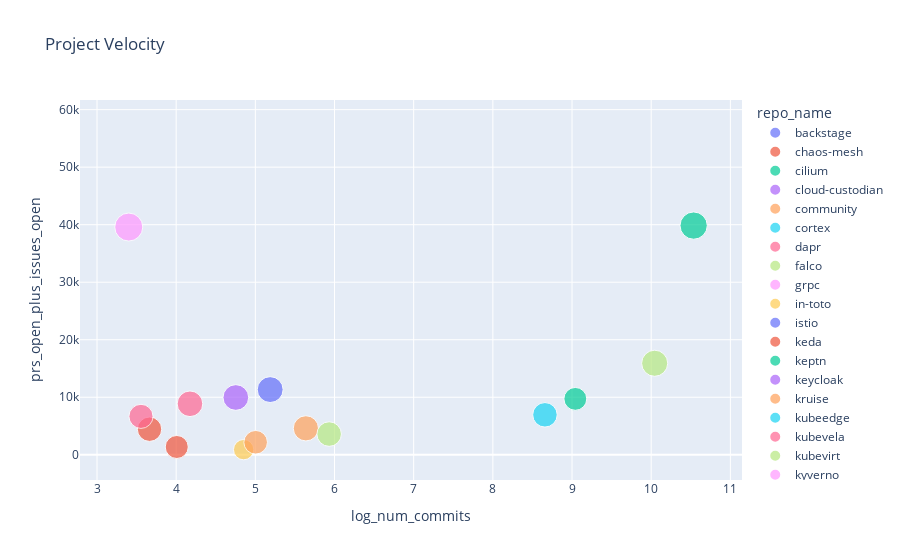

Notebook code cell kept with this figure:
### Code cell
fig.show()

### Figure 1 — Plotly figure (JSON) as saved in the notebook; plotly's stock layout.template omitted (floating-point values rounded to 4 significant figures)
{"data": [{"customdata": [["backstage"]], "hovertemplate": "repo_name=%{customdata[0]}<br>log_num_commits=%{x}<br>prs_open_plus_issues_open=%{y}<br>log_num_contrib=%{marker.size}<extra></extra>", "legendgroup": "backstage", "marker": {"color": "#636efa", "size": [8.313], "sizemode": "area", "sizeref": 0.02242, "symbol": "circle"}, "mode": "markers", "name": "backstage", "orientation": "v", "showlegend": true, "type": "scatter", "x": [NaN], "xaxis": "x", "y": [29100.0], "yaxis": "y"}, {"customdata": [["chaos-mesh"]], "hovertemplate": "repo_name=%{customdata[0]}<br>log_num_commits=%{x}<br>prs_open_plus_issues_open=%{y}<br>log_num_contrib=%{marker.size}<extra></extra>", "legendgroup": "chaos-mesh", "marker": {"color": "#EF553B", "size": [6.669], "sizemode": "area", "sizeref": 0.02242, "symbol": "circle"}, "mode": "markers", "name": "chaos-mesh", "orientation": "v", "showlegend": true, "type": "scatter", "x": [3.664], "xaxis": "x", "y": [4442.0], "yaxis": "y"}, {"customdata": [["cilium"]], "hovertemplate": "repo_name=%{customdata[0]}<br>log_num_commits=%{x}<br>prs_open_plus_issues_open=%{y}<br>log_num_contrib=%{marker.size}<extra></extra>", "legendgroup": "cilium", "marker": {"color": "#00cc96", "size": [8.341], "sizemode": "area", "sizeref": 0.02242, "symbol": "circle"}, "mode": "markers", "name": "cilium", "orientation": "v", "showlegend": true, "type": "scatter", "x": [10.54], "xaxis": "x", "y": [39850.0], "yaxis": "y"}, {"customdata": [["cloud-custodian"]], "hovertemplate": "repo_name=%{customdata[0]}<br>log_num_commits=%{x}<br>prs_open_plus_issues_open=%{y}<br>log_num_contrib=%{marker.size}<extra></extra>", "legendgroup": "cloud-custodian", "marker": {"color": "#ab63fa", "size": [7.389], "sizemode": "area", "sizeref": 0.02242, "symbol": "circle"}, "mode": "markers", "name": "cloud-custodian", "orientation": "v", "showlegend": true, "type": "scatter", "x": [4.754], "xaxis": "x", "y": [9958.0], "yaxis": "y"}, {"customdata": [["community"]], "hovertemplate": "repo_name=%{customdata[0]}<br>log_num_commits=%{x}<br>prs_open_plus_issues_open=%{y}<br>log_num_contrib=%{marker.size}<extra></extra>", "legendgroup": "community", "marker": {"color": "#FFA15A", "size": [7.127], "sizemode": "area", "sizeref": 0.02242, "symbol": "circle"}, "mode": "markers", "name": "community", "orientation": "v", "showlegend": true, "type": "scatter", "x": [5.638], "xaxis": "x", "y": [4594.0], "yaxis": "y"}, {"customdata": [["cortex"]], "hovertemplate": "repo_name=%{customdata[0]}<br>log_num_commits=%{x}<br>prs_open_plus_issues_open=%{y}<br>log_num_contrib=%{marker.size}<extra></extra>", "legendgroup": "cortex", "marker": {"color": "#19d3f3", "size": [6.739], "sizemode": "area", "sizeref": 0.02242, "symbol": "circle"}, "mode": "markers", "name": "cortex", "orientation": "v", "showlegend": true, "type": "scatter", "x": [8.658], "xaxis": "x", "y": [6946.0], "yaxis": "y"}, {"customdata": [["dapr"]], "hovertemplate": "repo_name=%{customdata[0]}<br>log_num_commits=%{x}<br>prs_open_plus_issues_open=%{y}<br>log_num_contrib=%{marker.size}<extra></extra>", "legendgroup": "dapr", "marker": {"color": "#FF6692", "size": [7.343], "sizemode": "area", "sizeref": 0.02242, "symbol": "circle"}, "mode": "markers", "name": "dapr", "orientation": "v", "showlegend": true, "type": "scatter", "x": [4.174], "xaxis": "x", "y": [8864.0], "yaxis": "y"}, {"customdata": [["falco"]], "hovertemplate": "repo_name=%{customdata[0]}<br>log_num_commits=%{x}<br>prs_open_plus_issues_open=%{y}<br>log_num_contrib=%{marker.size}<extra></extra>", "legendgroup": "falco", "marker": {"color": "#B6E880", "size": [6.762], "sizemode": "area", "sizeref": 0.02242, "symbol": "circle"}, "mode": "markers", "name": "falco", "orientation": "v", "showlegend": true, "type": "scatter", "x": [5.932], "xaxis": "x", "y": [3599.0], "yaxis": "y"}, {"customdata": [["grpc"]], "hovertemplate": "repo_name=%{customdata[0]}<br>log_num_commits=%{x}<br>prs_open_plus_issues_open=%{y}<br>log_num_contrib=%{marker.size}<extra></extra>", "legendgroup": "grpc", "marker": {"color": "#FF97FF", "size": [8.799], "sizemode": "area", "sizeref": 0.02242, "symbol": "circle"}, "mode": "markers", "name": "grpc", "orientation": "v", "showlegend": true, "type": "scatter", "x": [3.401], "xaxis": "x", "y": [39590.0], "yaxis": "y"}, {"customdata": [["in-toto"]], "hovertemplate": "repo_name=%{customdata[0]}<br>log_num_commits=%{x}<br>prs_open_plus_issues_open=%{y}<br>log_num_contrib=%{marker.size}<extra></extra>", "legendgroup": "in-toto", "marker": {"color": "#FECB52", "size": [4.625], "sizemode": "area", "sizeref": 0.02242, "symbol": "circle"}, "mode": "markers", "name": "in-toto", "orientation": "v", "showlegend": true, "type": "scatter", "x": [4.852], "xaxis": "x", "y": [890.0], "yaxis": "y"}, {"customdata": [["istio"]], "hovertemplate": "repo_name=%{customdata[0]}<br>log_num_commits=%{x}<br>prs_open_plus_issues_open=%{y}<br>log_num_contrib=%{marker.size}<extra></extra>", "legendgroup": "istio", "marker": {"color": "#636efa", "size": [8.968], "sizemode": "area", "sizeref": 0.02242, "symbol": "circle"}, "mode": "markers", "name": "istio", "orientation": "v", "showlegend": true, "type": "scatter", "x": [NaN], "xaxis": "x", "y": [55630.0], "yaxis": "y"}, {"customdata": [["keda"]], "hovertemplate": "repo_name=%{customdata[0]}<br>log_num_commits=%{x}<br>prs_open_plus_issues_open=%{y}<br>log_num_contrib=%{marker.size}<extra></extra>", "legendgroup": "keda", "marker": {"color": "#EF553B", "size": [7.403], "sizemode": "area", "sizeref": 0.02242, "symbol": "circle"}, "mode": "markers", "name": "keda", "orientation": "v", "showlegend": true, "type": "scatter", "x": [NaN], "xaxis": "x", "y": [5839.0], "yaxis": "y"}, {"customdata": [["keptn"]], "hovertemplate": "repo_name=%{customdata[0]}<br>log_num_commits=%{x}<br>prs_open_plus_issues_open=%{y}<br>log_num_contrib=%{marker.size}<extra></extra>", "legendgroup": "keptn", "marker": {"color": "#00cc96", "size": [5.855], "sizemode": "area", "sizeref": 0.02242, "symbol": "circle"}, "mode": "markers", "name": "keptn", "orientation": "v", "showlegend": true, "type": "scatter", "x": [9.042], "xaxis": "x", "y": [9717.0], "yaxis": "y"}, {"customdata": [["keycloak"]], "hovertemplate": "repo_name=%{customdata[0]}<br>log_num_commits=%{x}<br>prs_open_plus_issues_open=%{y}<br>log_num_contrib=%{marker.size}<extra></extra>", "legendgroup": "keycloak", "marker": {"color": "#ab63fa", "size": [8.773], "sizemode": "area", "sizeref": 0.02242, "symbol": "circle"}, "mode": "markers", "name": "keycloak", "orientation": "v", "showlegend": true, "type": "scatter", "x": [NaN], "xaxis": "x", "y": [34840.0], "yaxis": "y"}, {"customdata": [["kruise"]], "hovertemplate": "repo_name=%{customdata[0]}<br>log_num_commits=%{x}<br>prs_open_plus_issues_open=%{y}<br>log_num_contrib=%{marker.size}<extra></extra>", "legendgroup": "kruise", "marker": {"color": "#FFA15A", "size": [6.252], "sizemode": "area", "sizeref": 0.02242, "symbol": "circle"}, "mode": "markers", "name": "kruise", "orientation": "v", "showlegend": true, "type": "scatter", "x": [5.004], "xaxis": "x", "y": [2174.0], "yaxis": "y"}, {"customdata": [["kubeedge"]], "hovertemplate": "repo_name=%{customdata[0]}<br>log_num_commits=%{x}<br>prs_open_plus_issues_open=%{y}<br>log_num_contrib=%{marker.size}<extra></extra>", "legendgroup": "kubeedge", "marker": {"color": "#19d3f3", "size": [7.135], "sizemode": "area", "sizeref": 0.02242, "symbol": "circle"}, "mode": "markers", "name": "kubeedge", "orientation": "v", "showlegend": true, "type": "scatter", "x": [NaN], "xaxis": "x", "y": [6400.0], "yaxis": "y"}, {"customdata": [["kubevela"]], "hovertemplate": "repo_name=%{customdata[0]}<br>log_num_commits=%{x}<br>prs_open_plus_issues_open=%{y}<br>log_num_contrib=%{marker.size}<extra></extra>", "legendgroup": "kubevela", "marker": {"color": "#FF6692", "size": [6.522], "sizemode": "area", "sizeref": 0.02242, "symbol": "circle"}, "mode": "markers", "name": "kubevela", "orientation": "v", "showlegend": true, "type": "scatter", "x": [3.555], "xaxis": "x", "y": [6675.0], "yaxis": "y"}, {"customdata": [["kubevirt"]], "hovertemplate": "repo_name=%{customdata[0]}<br>log_num_commits=%{x}<br>prs_open_plus_issues_open=%{y}<br>log_num_contrib=%{marker.size}<extra></extra>", "legendgroup": "kubevirt", "marker": {"color": "#B6E880", "size": [7.634], "sizemode": "area", "sizeref": 0.02242, "symbol": "circle"}, "mode": "markers", "name": "kubevirt", "orientation": "v", "showlegend": true, "type": "scatter", "x": [10.04], "xaxis": "x", "y": [15910.0], "yaxis": "y"}, {"customdata": [["kyverno"]], "hovertemplate": "repo_name=%{customdata[0]}<br>log_num_commits=%{x}<br>prs_open_plus_issues_open=%{y}<br>log_num_contrib=%{marker.size}<extra></extra>", "legendgroup": "kyverno", "marker": {"color": "#FF97FF", "size": [7.338], "sizemode": "area", "sizeref": 0.02242, "symbol": "circle"}, "mode": "markers", "name": "kyverno", "orientation": "v", "showlegend": true, "type": "scatter", "x": [NaN], "xaxis": "x", "y": [13100.0], "yaxis": "y"}, {"customdata": [["litmus"]], "hovertemplate": "repo_name=%{customdata[0]}<br>log_num_commits=%{x}<br>prs_open_plus_issues_open=%{y}<br>log_num_contrib=%{marker.size}<extra></extra>", "legendgroup": "litmus", "marker": {"color": "#FECB52", "size": [6.503], "sizemode": "area", "sizeref": 0.02242, "symbol": "circle"}, "mode": "markers", "name": "litmus", "orientation": "v", "showlegend": true, "type": "scatter", "x": [NaN], "xaxis": "x", "y": [5111.0], "yaxis": "y"}, {"customdata": [["longhorn"]], "hovertemplate": "repo_name=%{customdata[0]}<br>log_num_commits=%{x}<br>prs_open_plus_issues_open=%{y}<br>log_num_contrib=%{marker.size}<extra></extra>", "legendgroup": "longhorn", "marker": {"color": "#636efa", "size": [7.513], "sizemode": "area", "sizeref": 0.02242, "symbol": "circle"}, "mode": "markers", "name": "longhorn", "orientation": "v", "showlegend": true, "type": "scatter", "x": [5.187], "xaxis": "x", "y": [11330.0], "yaxis": "y"}, {"customdata": [["spec"]], "hovertemplate": "repo_name=%{customdata[0]}<br>log_num_commits=%{x}<br>prs_open_plus_issues_open=%{y}<br>log_num_contrib=%{marker.size}<extra></extra>", "legendgroup": "spec", "marker": {"color": "#EF553B", "size": [5.948], "sizemode": "area", "sizeref": 0.02242, "symbol": "circle"}, "mode": "markers", "name": "spec", "orientation": "v", "showlegend": true, "type": "scatter", "x": [4.007], "xaxis": "x", "y": [1352.0], "yaxis": "y"}, {"customdata": [["volcano"]], "hovertemplate": "repo_name=%{customdata[0]}<br>log_num_commits=%{x}<br>prs_open_plus_issues_open=%{y}<br>log_num_contrib=%{marker.size}<extra></extra>", "legendgroup": "volcano", "marker": {"color": "#00cc96", "size": [6.757], "sizemode": "area", "sizeref": 0.02242, "symbol": "circle"}, "mode": "markers", "name": "volcano", "orientation": "v", "showlegend": true, "type": "scatter", "x": [NaN], "xaxis": "x", "y": [4686.0], "yaxis": "y"}], "layout": {"legend": {"itemsizing": "constant", "title": {"text": "repo_name"}, "tracegroupgap": 0}, "title": {"text": "Project Velocity"}, "xaxis": {"anchor": "y", "domain": [0, 1], "title": {"text": "log_num_commits"}}, "yaxis": {"anchor": "x", "domain": [0, 1], "title": {"text": "prs_open_plus_issues_open"}}}}
